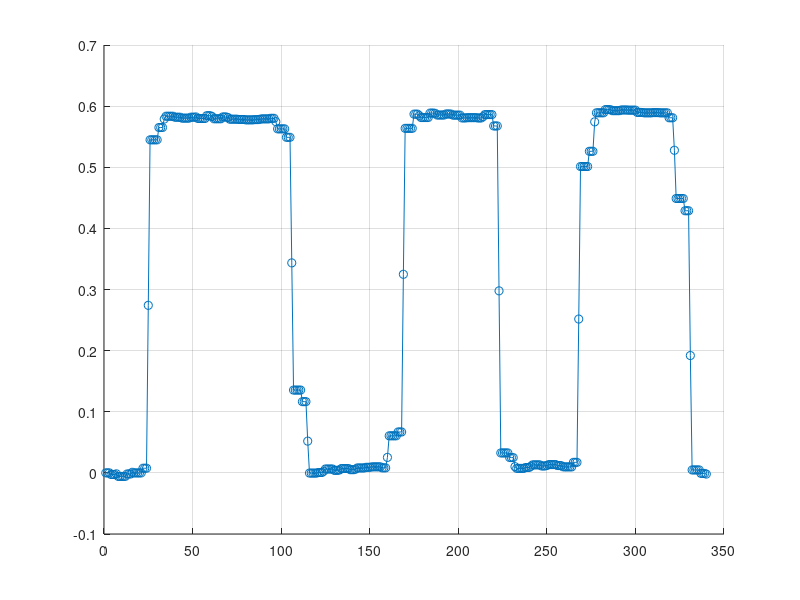

The MATLAB source for this figure: (Note: this script raises an error after producing the figure.)
%
% IMU-Based 3D Human Pose Tracking System
%
% Author: Aidan Stapleton
%
% Date: 03/10/2023
%
% Experiment 2: Panning of the left arm from beside the
% body to in front of the body and back again. The Y 
% component of the left wrist position is tracked and
% compared with stereo vision ground truth data.

% Clear the workspace and command window
cla;
clc;
clear;
close all;

% Read the data as floating-point numbers
Data = load('Test2Data.txt');

% Define x axis data
T = linspace(1, length(Data), length(Data));
T_gt = [0, 63, 138, 196, 247, 301, 350, 400, 450, 500];

% Define the Xcw vector
Xcw = [-0.3523, 0.3499, 1.2035];

% Unlike experiment 1, coordinate frame rotation was used to align 
% the camera coordinate frame and the world coordinate frame before
% inverting the X and Z axes.
% Define the camera rotation matrix
theta = 90*(pi/180);
Rx = [1 0 0; 0 cos(theta) -sin(theta); 0 sin(theta) cos(theta)];

% Define the Xc vectors
Xc1 = [0.3076, 1.5600, 1.2136];
Xc2 = [-0.2322, -0.0032, 1.6429];

% Rotate Xc vectors 90 degrees about x axis
Xc1 = Xc1*Rx;
Xc2 = Xc2*Rx;
Xcw = Xcw*Rx;

% Invert Z axis
PolarityX = -1;
PolarityZ = -1;
Xc1(3) = Xc1(3)*PolarityZ;
Xc2(3) = Xc2(3)*PolarityZ;
Xcw(3) = Xcw(3)*PolarityZ;

% Get the Y data
DataY = Data(:, 2);

% Get each coordinate in the world coordinate frame
Xw1 = Xc1 - Xcw;
Xw2 = Xc2 - Xcw;

% Due to depth perception difficulties, we take the x component of 
% the first point as the Y component for the second point
SVGroundTruthY = [Xw1(2), Xw2(2)];

% Define subsampled data
DataY1SubSampled = [-0.0058, 0.0052, 0.0113, 0.0102, 0.0003];
DataY2SubSampled = [0.5793, 0.5869, 0.5897, 0.5935, 0.5934];

% Define the erorr subsamples
ErrorY1 = abs(SVGroundTruthY(1) - DataY1SubSampled);
ErrorY2 = abs(SVGroundTruthY(2) - DataY2SubSampled);

% Define the average error for each point
AvgErrorY1 = sum(ErrorY1)/length(ErrorY1);
AvgErrorY2 = sum(ErrorY2)/length(ErrorY2);

% Convert to m to cm
AvgErrorY1 = AvgErrorY1*10^2;
AvgErrorY2 = AvgErrorY2*10^2;

% Total average error
AvgError = (AvgErrorY1 + AvgErrorY2)/2;

% Define colours
str = '#A8142F';
red = sscanf(str(2:end),'%2x%2x%2x',[1 3])/255;
str = '#77AC30';
green = sscanf(str(2:end),'%2x%2x%2x',[1 3])/255;
str = '#0072BD';
blue = sscanf(str(2:end),'%2x%2x%2x',[1 3])/255;

% Plot Y data
hold on;
plot(T(1:340), DataY(1:340), '-o', 'Color', blue);
grid on;
yline(SVGroundTruthY(1), 'Color', red, 'LABEL', 'Wrist A');
yline(SVGroundTruthY(2), 'Color', red, 'LABEL', 'Wrist B');
title("Left Wrist Position Y");
xlabel('Data Sample');
ylabel('Left Wrist position Y (m)');
xlim([0 400]);
ylim([-0.1 0.8]);
legend('Left Wrist Position Y', 'Ground Truth Y (Stereo Vision)');
